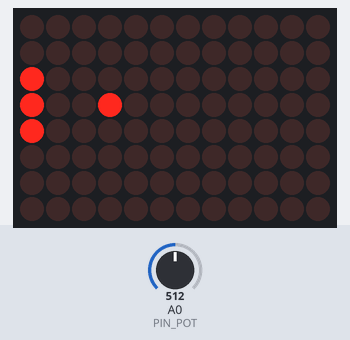
This sketch was run on a simulated Arduino Uno R4 WiFi. Shown: 12×8 LED matrix. The test bench sets the inputs (shaded band); at power-on: A0 (PIN_POT) = 512. Random numbers use the default seed unless the sketch sets one.

Above: at 1.1 s.
1.3 s: A0 (PIN_POT) set to 426
3.0 s: A0 (PIN_POT) set to 394
At 4.12 s:
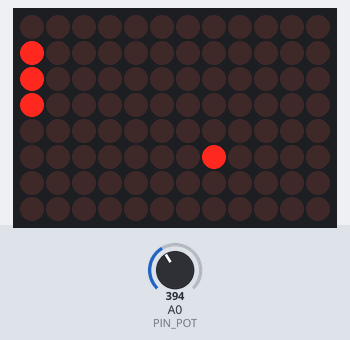
4.7 s: A0 (PIN_POT) set to 716
At 5.59 s:
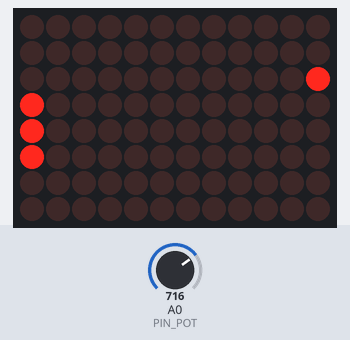
6.4 s: A0 (PIN_POT) set to 306
At 7.6 s:
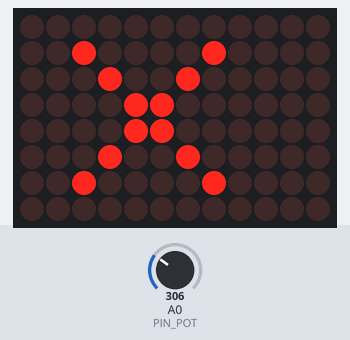
9.3 s: A0 (PIN_POT) set to 122
At 9.67 s:
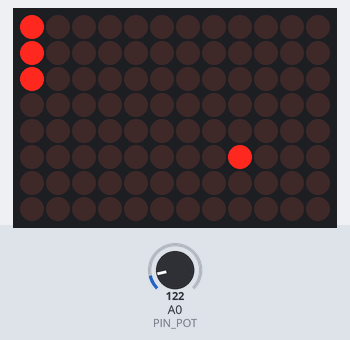
11.2 s: A0 (PIN_POT) set to 511
At 13.58 s:
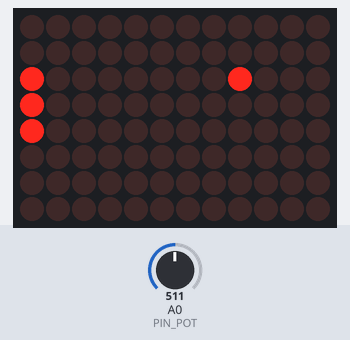

Measured:
- the behaviour switches between 412 and 411 on A0 (PIN_POT) (found by bisection; images 0 and 1)
- what the display in image 3 shows lasts 1.2 s, from 6.6 s to 7.8 s

The sketch:

ArduinoPong.ino
```cpp
#include "Arduino_LED_Matrix.h"

ArduinoLEDMatrix matrix;

enum GameState { PLAYING, GAME_OVER };
GameState gameState = PLAYING;

const int PIN_POT = A0;
const int PADDLE_H = 3;
const int MATRIX_W = 12;
const int MATRIX_H = 8;

float ballX = 10.0, ballY = 3.5;
float ballVX = -0.22, ballVY = 0.15;
int score = 0;
unsigned long lastUpdate = 0;
const int FRAME_DELAY = 20;

const uint8_t GLYPHS[10][5] = {
  {0x7, 0x5, 0x5, 0x5, 0x7}, {0x2, 0x6, 0x2, 0x2, 0x7},
  {0x7, 0x1, 0x7, 0x4, 0x7}, {0x7, 0x1, 0x7, 0x1, 0x7},
  {0x5, 0x5, 0x7, 0x1, 0x1}, {0x7, 0x4, 0x7, 0x1, 0x7},
  {0x7, 0x4, 0x7, 0x5, 0x7}, {0x7, 0x1, 0x1, 0x1, 0x1},
  {0x7, 0x5, 0x7, 0x5, 0x7}, {0x7, 0x5, 0x7, 0x1, 0x7}
};

void setup() {
  matrix.begin();
  randomSeed(analogRead(A1));
}

void loop() {
  if (gameState == PLAYING) {
    if (millis() - lastUpdate > FRAME_DELAY) {
      lastUpdate = millis();
      updatePhysics();
      renderFrame();
    }
  } else {
    processGameOver();
    resetSession();
  }
}

void updatePhysics() {
  int raw = analogRead(PIN_POT);
  int paddleY = map(constrain(raw, 20, 1000), 20, 1000, 0, MATRIX_H - PADDLE_H);

  ballX += ballVX;
  ballY += ballVY;

  if (ballY <= 0 || ballY >= (MATRIX_H - 1)) ballVY *= -1.0f;
  if (ballX >= (MATRIX_W - 1)) {
    ballX = MATRIX_W - 1;
    ballVX *= -1.0f;
  }

  if (ballX <= 0.8f && ballX >= -0.2f) {
    if (ballY >= (float)paddleY - 0.4f && ballY <= (float)paddleY + PADDLE_H - 0.6f) {
      ballVX = abs(ballVX) * 1.03f;
      ballVY *= 1.03f;
      ballX = 1.0f;
      score++;
    }
  }

  if (ballX < -1.0f) gameState = GAME_OVER;
}

void renderFrame() {
  uint8_t canvas[8][12] = {0};
  int raw = analogRead(PIN_POT);
  int paddleY = map(constrain(raw, 20, 1000), 20, 1000, 0, MATRIX_H - PADDLE_H);

  for (int i = 0; i < PADDLE_H; i++) canvas[paddleY + i][0] = 1;

  int bx = (int)round(ballX);
  int by = (int)round(ballY);
  if (bx >= 0 && bx < MATRIX_W && by >= 0 && by < MATRIX_H) canvas[by][bx] = 1;

  matrix.renderBitmap(canvas, MATRIX_H, MATRIX_W);
}

void processGameOver() {
  uint8_t xGraphic[8][12] = {
    {0,0,0,0,0,0,0,0,0,0,0,0}, {0,0,1,0,0,0,0,1,0,0,0,0},
    {0,0,0,1,0,0,1,0,0,0,0,0}, {0,0,0,0,1,1,0,0,0,0,0,0},
    {0,0,0,0,1,1,0,0,0,0,0,0}, {0,0,0,1,0,0,1,0,0,0,0,0},
    {0,0,1,0,0,0,0,1,0,0,0,0}, {0,0,0,0,0,0,0,0,0,0,0,0}
  };
  matrix.renderBitmap(xGraphic, 8, 12);
  delay(1200);

  int tens = score / 10;
  int ones = score % 10;

  for (int x = MATRIX_W; x > -10; x--) {
    uint8_t sF[8][12] = {0};
    if (tens > 0) blitDigit(sF, tens, x, 1);
    blitDigit(sF, ones, x + 5, 1);
    matrix.renderBitmap(sF, 8, 12);
    delay(75);
  }
}

void blitDigit(uint8_t f[8][12], int num, int xOff, int yOff) {
  for (int r = 0; r < 5; r++) {
    for (int c = 0; c < 3; c++) {
      if ((GLYPHS[num][r] >> (2 - c)) & 1) {
        int px = xOff + c;
        int py = yOff + r;
        if (px >= 0 && px < MATRIX_W && py >= 0 && py < MATRIX_H) f[py][px] = 1;
      }
    }
  }
}

void resetSession() {
  score = 0;
  ballX = 10.0;
  ballY = 3.5;
  ballVX = -0.22;
  ballVY = (random(0, 2) == 0) ? 0.15 : -0.15;
  gameState = PLAYING;
}
```
